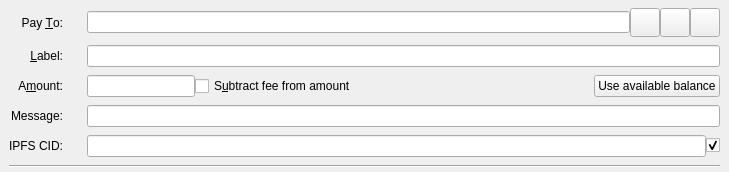
<?xml version="1.0" encoding="UTF-8"?>
<ui version="4.0">
 <class>SendCoinsEntry</class>
 <widget class="QStackedWidget" name="SendCoinsEntry">
  <property name="geometry">
   <rect>
    <x>0</x>
    <y>0</y>
    <width>729</width>
    <height>172</height>
   </rect>
  </property>
  <property name="focusPolicy">
   <enum>Qt::TabFocus</enum>
  </property>
  <property name="autoFillBackground">
   <bool>false</bool>
  </property>
  <widget class="QFrame" name="SendCoins">
   <property name="toolTip">
    <string>This is a normal payment.</string>
   </property>
   <property name="frameShape">
    <enum>QFrame::NoFrame</enum>
   </property>
   <layout class="QGridLayout" name="gridLayout">
    <property name="topMargin">
     <number>8</number>
    </property>
    <property name="bottomMargin">
     <number>4</number>
    </property>
    <property name="horizontalSpacing">
     <number>12</number>
    </property>
    <property name="verticalSpacing">
     <number>8</number>
    </property>
    <item row="0" column="0">
     <widget class="QLabel" name="payToLabel">
      <property name="text">
       <string>Pay &amp;To:</string>
      </property>
      <property name="alignment">
       <set>Qt::AlignRight|Qt::AlignTrailing|Qt::AlignVCenter</set>
      </property>
      <property name="buddy">
       <cstring>payTo</cstring>
      </property>
     </widget>
    </item>
    <item row="6" column="0">
     <widget class="QLabel" name="messageLabel">
      <property name="text">
       <string>Message:</string>
      </property>
      <property name="alignment">
       <set>Qt::AlignRight|Qt::AlignTrailing|Qt::AlignVCenter</set>
      </property>
     </widget>
    </item>
    <item row="6" column="2">
     <widget class="QLineEdit" name="messageTextLabel"/>
    </item>
    <item row="0" column="2">
     <layout class="QHBoxLayout" name="payToLayout">
      <property name="spacing">
       <number>0</number>
      </property>
      <item>
       <widget class="QValidatedLineEdit" name="payTo">
        <property name="toolTip">
         <string>The Worldcoin address to send the payment to</string>
        </property>
       </widget>
      </item>
      <item>
       <widget class="QToolButton" name="addressBookButton">
        <property name="toolTip">
         <string>Choose previously used address</string>
        </property>
        <property name="text">
         <string/>
        </property>
        <property name="icon">
         <iconset resource="../worldcoin.qrc">
          <normaloff>:/icons/address-book</normaloff>:/icons/address-book</iconset>
        </property>
        <property name="iconSize">
         <size>
          <width>22</width>
          <height>22</height>
         </size>
        </property>
        <property name="shortcut">
         <string>Alt+A</string>
        </property>
       </widget>
      </item>
      <item>
       <widget class="QToolButton" name="pasteButton">
        <property name="toolTip">
         <string>Paste address from clipboard</string>
        </property>
        <property name="text">
         <string/>
        </property>
        <property name="icon">
         <iconset resource="../worldcoin.qrc">
          <normaloff>:/icons/editpaste</normaloff>:/icons/editpaste</iconset>
        </property>
        <property name="iconSize">
         <size>
          <width>22</width>
          <height>22</height>
         </size>
        </property>
        <property name="shortcut">
         <string>Alt+P</string>
        </property>
       </widget>
      </item>
      <item>
       <widget class="QToolButton" name="deleteButton">
        <property name="toolTip">
         <string>Remove this entry</string>
        </property>
        <property name="text">
         <string/>
        </property>
        <property name="icon">
         <iconset resource="../worldcoin.qrc">
          <normaloff>:/icons/remove</normaloff>:/icons/remove</iconset>
        </property>
        <property name="iconSize">
         <size>
          <width>22</width>
          <height>22</height>
         </size>
        </property>
       </widget>
      </item>
     </layout>
    </item>
    <item row="3" column="0">
     <widget class="QLabel" name="amountLabel">
      <property name="text">
       <string>A&amp;mount:</string>
      </property>
      <property name="alignment">
       <set>Qt::AlignRight|Qt::AlignTrailing|Qt::AlignVCenter</set>
      </property>
      <property name="buddy">
       <cstring>payAmount</cstring>
      </property>
     </widget>
    </item>
    <item row="3" column="2">
     <layout class="QHBoxLayout" name="horizontalLayoutAmount" stretch="0,1,0">
      <item>
       <widget class="WorldcoinAmountField" name="payAmount"/>
      </item>
      <item>
       <widget class="QCheckBox" name="checkboxSubtractFeeFromAmount">
        <property name="toolTip">
         <string>The fee will be deducted from the amount being sent. The recipient will receive less worldcoins than you enter in the amount field. If multiple recipients are selected, the fee is split equally.</string>
        </property>
        <property name="text">
         <string>S&amp;ubtract fee from amount</string>
        </property>
       </widget>
      </item>
      <item>
       <widget class="QPushButton" name="useAvailableBalanceButton">
        <property name="text">
         <string>Use available balance</string>
        </property>
       </widget>
      </item>
     </layout>
    </item>
    <item row="7" column="0">
     <widget class="QLabel" name="cidLabel">
      <property name="text">
       <string>IPFS CID:</string>
      </property>
      <property name="alignment">
       <set>Qt::AlignRight|Qt::AlignTrailing|Qt::AlignVCenter</set>
      </property>
     </widget>
    </item>
    <item row="9" column="0" colspan="3">
     <widget class="Line" name="line">
      <property name="orientation">
       <enum>Qt::Horizontal</enum>
      </property>
     </widget>
    </item>
    <item row="1" column="0">
     <widget class="QLabel" name="labellLabel">
      <property name="text">
       <string>&amp;Label:</string>
      </property>
      <property name="alignment">
       <set>Qt::AlignRight|Qt::AlignTrailing|Qt::AlignVCenter</set>
      </property>
      <property name="buddy">
       <cstring>addAsLabel</cstring>
      </property>
     </widget>
    </item>
    <item row="1" column="2">
     <widget class="QLineEdit" name="addAsLabel">
      <property name="toolTip">
       <string>Enter a label for this address to add it to the list of used addresses</string>
      </property>
     </widget>
    </item>
    <item row="7" column="2">
     <layout class="QHBoxLayout" name="horizontalLayoutMessageCID">
      <item>
       <widget class="QLineEdit" name="cidTextLabel">
        <property name="enabled">
         <bool>true</bool>
        </property>
       </widget>
      </item>
      <item>
       <widget class="QCheckBox" name="checkBoxCID">
        <property name="text">
         <string/>
        </property>
        <property name="checked">
         <bool>true</bool>
        </property>
       </widget>
      </item>
     </layout>
    </item>
   </layout>
  </widget>
  <widget class="QFrame" name="SendCoins_UnauthenticatedPaymentRequest">
   <property name="palette">
    <palette>
     <active>
      <colorrole role="WindowText">
       <brush brushstyle="SolidPattern">
        <color alpha="255">
         <red>0</red>
         <green>0</green>
         <blue>0</blue>
        </color>
       </brush>
      </colorrole>
      <colorrole role="Button">
       <brush brushstyle="SolidPattern">
        <color alpha="255">
         <red>255</red>
         <green>255</green>
         <blue>127</blue>
        </color>
       </brush>
      </colorrole>
      <colorrole role="Light">
       <brush brushstyle="SolidPattern">
        <color alpha="255">
         <red>255</red>
         <green>255</green>
         <blue>255</blue>
        </color>
       </brush>
      </colorrole>
      <colorrole role="Midlight">
       <brush brushstyle="SolidPattern">
        <color alpha="255">
         <red>255</red>
         <green>255</green>
         <blue>191</blue>
        </color>
       </brush>
      </colorrole>
      <colorrole role="Dark">
       <brush brushstyle="SolidPattern">
        <color alpha="255">
         <red>127</red>
         <green>127</green>
         <blue>63</blue>
        </color>
       </brush>
      </colorrole>
      <colorrole role="Mid">
       <brush brushstyle="SolidPattern">
        <color alpha="255">
         <red>170</red>
         <green>170</green>
         <blue>84</blue>
        </color>
       </brush>
      </colorrole>
      <colorrole role="Text">
       <brush brushstyle="SolidPattern">
        <color alpha="255">
         <red>0</red>
         <green>0</green>
         <blue>0</blue>
        </color>
       </brush>
      </colorrole>
      <colorrole role="BrightText">
       <brush brushstyle="SolidPattern">
        <color alpha="255">
         <red>255</red>
         <green>255</green>
         <blue>255</blue>
        </color>
       </brush>
      </colorrole>
      <colorrole role="ButtonText">
       <brush brushstyle="SolidPattern">
        <color alpha="255">
         <red>0</red>
         <green>0</green>
         <blue>0</blue>
        </color>
       </brush>
      </colorrole>
      <colorrole role="Base">
       <brush brushstyle="SolidPattern">
        <color alpha="255">
         <red>255</red>
         <green>255</green>
         <blue>255</blue>
        </color>
       </brush>
      </colorrole>
      <colorrole role="Window">
       <brush brushstyle="SolidPattern">
        <color alpha="255">
         <red>255</red>
         <green>255</green>
         <blue>127</blue>
        </color>
       </brush>
      </colorrole>
      <colorrole role="Shadow">
       <brush brushstyle="SolidPattern">
        <color alpha="255">
         <red>0</red>
         <green>0</green>
         <blue>0</blue>
        </color>
       </brush>
      </colorrole>
      <colorrole role="AlternateBase">
       <brush brushstyle="SolidPattern">
        <color alpha="255">
         <red>255</red>
         <green>255</green>
         <blue>191</blue>
        </color>
       </brush>
      </colorrole>
      <colorrole role="ToolTipBase">
       <brush brushstyle="SolidPattern">
        <color alpha="255">
         <red>255</red>
         <green>255</green>
         <blue>220</blue>
        </color>
       </brush>
      </colorrole>
      <colorrole role="ToolTipText">
       <brush brushstyle="SolidPattern">
        <color alpha="255">
         <red>0</red>
         <green>0</green>
         <blue>0</blue>
        </color>
       </brush>
      </colorrole>
     </active>
     <inactive>
      <colorrole role="WindowText">
       <brush brushstyle="SolidPattern">
        <color alpha="255">
         <red>0</red>
         <green>0</green>
         <blue>0</blue>
        </color>
       </brush>
      </colorrole>
      <colorrole role="Button">
       <brush brushstyle="SolidPattern">
        <color alpha="255">
         <red>255</red>
         <green>255</green>
         <blue>127</blue>
        </color>
       </brush>
      </colorrole>
      <colorrole role="Light">
       <brush brushstyle="SolidPattern">
        <color alpha="255">
         <red>255</red>
         <green>255</green>
         <blue>255</blue>
        </color>
       </brush>
      </colorrole>
      <colorrole role="Midlight">
       <brush brushstyle="SolidPattern">
        <color alpha="255">
         <red>255</red>
         <green>255</green>
         <blue>191</blue>
        </color>
       </brush>
      </colorrole>
      <colorrole role="Dark">
       <brush brushstyle="SolidPattern">
        <color alpha="255">
         <red>127</red>
         <green>127</green>
         <blue>63</blue>
        </color>
       </brush>
      </colorrole>
      <colorrole role="Mid">
       <brush brushstyle="SolidPattern">
        <color alpha="255">
         <red>170</red>
         <green>170</green>
         <blue>84</blue>
        </color>
       </brush>
      </colorrole>
      <colorrole role="Text">
       <brush brushstyle="SolidPattern">
        <color alpha="255">
         <red>0</red>
         <green>0</green>
         <blue>0</blue>
        </color>
       </brush>
      </colorrole>
      <colorrole role="BrightText">
       <brush brushstyle="SolidPattern">
        <color alpha="255">
         <red>255</red>
         <green>255</green>
         <blue>255</blue>
        </color>
       </brush>
      </colorrole>
      <colorrole role="ButtonText">
       <brush brushstyle="SolidPattern">
        <color alpha="255">
         <red>0</red>
         <green>0</green>
         <blue>0</blue>
        </color>
       </brush>
      </colorrole>
      <colorrole role="Base">
       <brush brushstyle="SolidPattern">
        <color alpha="255">
         <red>255</red>
         <green>255</green>
         <blue>255</blue>
        </color>
       </brush>
      </colorrole>
      <colorrole role="Window">
       <brush brushstyle="SolidPattern">
        <color alpha="255">
         <red>255</red>
         <green>255</green>
         <blue>127</blue>
        </color>
       </brush>
      </colorrole>
      <colorrole role="Shadow">
       <brush brushstyle="SolidPattern">
        <color alpha="255">
         <red>0</red>
         <green>0</green>
         <blue>0</blue>
        </color>
       </brush>
      </colorrole>
      <colorrole role="AlternateBase">
       <brush brushstyle="SolidPattern">
        <color alpha="255">
         <red>255</red>
         <green>255</green>
         <blue>191</blue>
        </color>
       </brush>
      </colorrole>
      <colorrole role="ToolTipBase">
       <brush brushstyle="SolidPattern">
        <color alpha="255">
         <red>255</red>
         <green>255</green>
         <blue>220</blue>
        </color>
       </brush>
      </colorrole>
      <colorrole role="ToolTipText">
       <brush brushstyle="SolidPattern">
        <color alpha="255">
         <red>0</red>
         <green>0</green>
         <blue>0</blue>
        </color>
       </brush>
      </colorrole>
     </inactive>
     <disabled>
      <colorrole role="WindowText">
       <brush brushstyle="SolidPattern">
        <color alpha="255">
         <red>127</red>
         <green>127</green>
         <blue>63</blue>
        </color>
       </brush>
      </colorrole>
      <colorrole role="Button">
       <brush brushstyle="SolidPattern">
        <color alpha="255">
         <red>255</red>
         <green>255</green>
         <blue>127</blue>
        </color>
       </brush>
      </colorrole>
      <colorrole role="Light">
       <brush brushstyle="SolidPattern">
        <color alpha="255">
         <red>255</red>
         <green>255</green>
         <blue>255</blue>
        </color>
       </brush>
      </colorrole>
      <colorrole role="Midlight">
       <brush brushstyle="SolidPattern">
        <color alpha="255">
         <red>255</red>
         <green>255</green>
         <blue>191</blue>
        </color>
       </brush>
      </colorrole>
      <colorrole role="Dark">
       <brush brushstyle="SolidPattern">
        <color alpha="255">
         <red>127</red>
         <green>127</green>
         <blue>63</blue>
        </color>
       </brush>
      </colorrole>
      <colorrole role="Mid">
       <brush brushstyle="SolidPattern">
        <color alpha="255">
         <red>170</red>
         <green>170</green>
         <blue>84</blue>
        </color>
       </brush>
      </colorrole>
      <colorrole role="Text">
       <brush brushstyle="SolidPattern">
        <color alpha="255">
         <red>127</red>
         <green>127</green>
         <blue>63</blue>
        </color>
       </brush>
      </colorrole>
      <colorrole role="BrightText">
       <brush brushstyle="SolidPattern">
        <color alpha="255">
         <red>255</red>
         <green>255</green>
         <blue>255</blue>
        </color>
       </brush>
      </colorrole>
      <colorrole role="ButtonText">
       <brush brushstyle="SolidPattern">
        <color alpha="255">
         <red>127</red>
         <green>127</green>
         <blue>63</blue>
        </color>
       </brush>
      </colorrole>
      <colorrole role="Base">
       <brush brushstyle="SolidPattern">
        <color alpha="255">
         <red>255</red>
         <green>255</green>
         <blue>127</blue>
        </color>
       </brush>
      </colorrole>
      <colorrole role="Window">
       <brush brushstyle="SolidPattern">
        <color alpha="255">
         <red>255</red>
         <green>255</green>
         <blue>127</blue>
        </color>
       </brush>
      </colorrole>
      <colorrole role="Shadow">
       <brush brushstyle="SolidPattern">
        <color alpha="255">
         <red>0</red>
         <green>0</green>
         <blue>0</blue>
        </color>
       </brush>
      </colorrole>
      <colorrole role="AlternateBase">
       <brush brushstyle="SolidPattern">
        <color alpha="255">
         <red>255</red>
         <green>255</green>
         <blue>127</blue>
        </color>
       </brush>
      </colorrole>
      <colorrole role="ToolTipBase">
       <brush brushstyle="SolidPattern">
        <color alpha="255">
         <red>255</red>
         <green>255</green>
         <blue>220</blue>
        </color>
       </brush>
      </colorrole>
      <colorrole role="ToolTipText">
       <brush brushstyle="SolidPattern">
        <color alpha="255">
         <red>0</red>
         <green>0</green>
         <blue>0</blue>
        </color>
       </brush>
      </colorrole>
     </disabled>
    </palette>
   </property>
   <property name="toolTip">
    <string>This is an unauthenticated payment request.</string>
   </property>
   <property name="autoFillBackground">
    <bool>true</bool>
   </property>
   <property name="frameShape">
    <enum>QFrame::NoFrame</enum>
   </property>
   <layout class="QGridLayout" name="gridLayout_is">
    <property name="spacing">
     <number>12</number>
    </property>
    <item row="0" column="0">
     <widget class="QLabel" name="payToLabel_is">
      <property name="text">
       <string>Pay To:</string>
      </property>
      <property name="alignment">
       <set>Qt::AlignRight|Qt::AlignTrailing|Qt::AlignVCenter</set>
      </property>
     </widget>
    </item>
    <item row="0" column="1">
     <layout class="QHBoxLayout" name="payToLayout_is">
      <property name="spacing">
       <number>0</number>
      </property>
      <item>
       <widget class="QLabel" name="payTo_is"/>
      </item>
      <item>
       <widget class="QToolButton" name="deleteButton_is">
        <property name="toolTip">
         <string>Remove this entry</string>
        </property>
        <property name="text">
         <string/>
        </property>
        <property name="icon">
         <iconset resource="../worldcoin.qrc">
          <normaloff>:/icons/remove</normaloff>:/icons/remove</iconset>
        </property>
       </widget>
      </item>
     </layout>
    </item>
    <item row="1" column="0">
     <widget class="QLabel" name="memoLabel_is">
      <property name="text">
       <string>Memo:</string>
      </property>
      <property name="alignment">
       <set>Qt::AlignRight|Qt::AlignTrailing|Qt::AlignVCenter</set>
      </property>
     </widget>
    </item>
    <item row="1" column="1">
     <widget class="QLabel" name="memoTextLabel_is">
      <property name="textFormat">
       <enum>Qt::PlainText</enum>
      </property>
     </widget>
    </item>
    <item row="2" column="0">
     <widget class="QLabel" name="amountLabel_is">
      <property name="text">
       <string>A&amp;mount:</string>
      </property>
      <property name="alignment">
       <set>Qt::AlignRight|Qt::AlignTrailing|Qt::AlignVCenter</set>
      </property>
      <property name="buddy">
       <cstring>payAmount_is</cstring>
      </property>
     </widget>
    </item>
    <item row="2" column="1">
     <widget class="WorldcoinAmountField" name="payAmount_is">
      <property name="acceptDrops">
       <bool>false</bool>
      </property>
     </widget>
    </item>
   </layout>
  </widget>
  <widget class="QFrame" name="SendCoins_AuthenticatedPaymentRequest">
   <property name="palette">
    <palette>
     <active>
      <colorrole role="WindowText">
       <brush brushstyle="SolidPattern">
        <color alpha="255">
         <red>0</red>
         <green>0</green>
         <blue>0</blue>
        </color>
       </brush>
      </colorrole>
      <colorrole role="Button">
       <brush brushstyle="SolidPattern">
        <color alpha="255">
         <red>140</red>
         <green>232</green>
         <blue>119</blue>
        </color>
       </brush>
      </colorrole>
      <colorrole role="Light">
       <brush brushstyle="SolidPattern">
        <color alpha="255">
         <red>230</red>
         <green>255</green>
         <blue>224</blue>
        </color>
       </brush>
      </colorrole>
      <colorrole role="Midlight">
       <brush brushstyle="SolidPattern">
        <color alpha="255">
         <red>185</red>
         <green>243</green>
         <blue>171</blue>
        </color>
       </brush>
      </colorrole>
      <colorrole role="Dark">
       <brush brushstyle="SolidPattern">
        <color alpha="255">
         <red>70</red>
         <green>116</green>
         <blue>59</blue>
        </color>
       </brush>
      </colorrole>
      <colorrole role="Mid">
       <brush brushstyle="SolidPattern">
        <color alpha="255">
         <red>93</red>
         <green>155</green>
         <blue>79</blue>
        </color>
       </brush>
      </colorrole>
      <colorrole role="Text">
       <brush brushstyle="SolidPattern">
        <color alpha="255">
         <red>0</red>
         <green>0</green>
         <blue>0</blue>
        </color>
       </brush>
      </colorrole>
      <colorrole role="BrightText">
       <brush brushstyle="SolidPattern">
        <color alpha="255">
         <red>155</red>
         <green>255</green>
         <blue>147</blue>
        </color>
       </brush>
      </colorrole>
      <colorrole role="ButtonText">
       <brush brushstyle="SolidPattern">
        <color alpha="255">
         <red>0</red>
         <green>0</green>
         <blue>0</blue>
        </color>
       </brush>
      </colorrole>
      <colorrole role="Base">
       <brush brushstyle="SolidPattern">
        <color alpha="255">
         <red>119</red>
         <green>255</green>
         <blue>233</blue>
        </color>
       </brush>
      </colorrole>
      <colorrole role="Window">
       <brush brushstyle="SolidPattern">
        <color alpha="255">
         <red>140</red>
         <green>232</green>
         <blue>119</blue>
        </color>
       </brush>
      </colorrole>
      <colorrole role="Shadow">
       <brush brushstyle="SolidPattern">
        <color alpha="255">
         <red>0</red>
         <green>0</green>
         <blue>0</blue>
        </color>
       </brush>
      </colorrole>
      <colorrole role="AlternateBase">
       <brush brushstyle="SolidPattern">
        <color alpha="255">
         <red>197</red>
         <green>243</green>
         <blue>187</blue>
        </color>
       </brush>
      </colorrole>
      <colorrole role="NoRole">
       <brush brushstyle="SolidPattern">
        <color alpha="255">
         <red>125</red>
         <green>194</green>
         <blue>122</blue>
        </color>
       </brush>
      </colorrole>
      <colorrole role="ToolTipBase">
       <brush brushstyle="SolidPattern">
        <color alpha="255">
         <red>255</red>
         <green>255</green>
         <blue>220</blue>
        </color>
       </brush>
      </colorrole>
      <colorrole role="ToolTipText">
       <brush brushstyle="SolidPattern">
        <color alpha="255">
         <red>0</red>
         <green>0</green>
         <blue>0</blue>
        </color>
       </brush>
      </colorrole>
     </active>
     <inactive>
      <colorrole role="WindowText">
       <brush brushstyle="SolidPattern">
        <color alpha="255">
         <red>0</red>
         <green>0</green>
         <blue>0</blue>
        </color>
       </brush>
      </colorrole>
      <colorrole role="Button">
       <brush brushstyle="SolidPattern">
        <color alpha="255">
         <red>140</red>
         <green>232</green>
         <blue>119</blue>
        </color>
       </brush>
      </colorrole>
      <colorrole role="Light">
       <brush brushstyle="SolidPattern">
        <color alpha="255">
         <red>230</red>
         <green>255</green>
         <blue>224</blue>
        </color>
       </brush>
      </colorrole>
      <colorrole role="Midlight">
       <brush brushstyle="SolidPattern">
        <color alpha="255">
         <red>185</red>
         <green>243</green>
         <blue>171</blue>
        </color>
       </brush>
      </colorrole>
      <colorrole role="Dark">
       <brush brushstyle="SolidPattern">
        <color alpha="255">
         <red>70</red>
         <green>116</green>
         <blue>59</blue>
        </color>
       </brush>
      </colorrole>
      <colorrole role="Mid">
       <brush brushstyle="SolidPattern">
        <color alpha="255">
         <red>93</red>
         <green>155</green>
         <blue>79</blue>
        </color>
       </brush>
      </colorrole>
      <colorrole role="Text">
       <brush brushstyle="SolidPattern">
        <color alpha="255">
         <red>0</red>
         <green>0</green>
         <blue>0</blue>
        </color>
       </brush>
      </colorrole>
      <colorrole role="BrightText">
       <brush brushstyle="SolidPattern">
        <color alpha="255">
         <red>155</red>
         <green>255</green>
         <blue>147</blue>
        </color>
       </brush>
      </colorrole>
      <colorrole role="ButtonText">
       <brush brushstyle="SolidPattern">
        <color alpha="255">
         <red>0</red>
         <green>0</green>
         <blue>0</blue>
        </color>
       </brush>
      </colorrole>
      <colorrole role="Base">
       <brush brushstyle="SolidPattern">
        <color alpha="255">
         <red>119</red>
         <green>255</green>
         <blue>233</blue>
        </color>
       </brush>
      </colorrole>
      <colorrole role="Window">
       <brush brushstyle="SolidPattern">
        <color alpha="255">
         <red>140</red>
         <green>232</green>
         <blue>119</blue>
        </color>
       </brush>
      </colorrole>
      <colorrole role="Shadow">
       <brush brushstyle="SolidPattern">
        <color alpha="255">
         <red>0</red>
         <green>0</green>
         <blue>0</blue>
        </color>
       </brush>
      </colorrole>
      <colorrole role="AlternateBase">
       <brush brushstyle="SolidPattern">
        <color alpha="255">
         <red>197</red>
         <green>243</green>
         <blue>187</blue>
        </color>
       </brush>
      </colorrole>
      <colorrole role="NoRole">
       <brush brushstyle="SolidPattern">
        <color alpha="255">
         <red>125</red>
         <green>194</green>
         <blue>122</blue>
        </color>
       </brush>
      </colorrole>
      <colorrole role="ToolTipBase">
       <brush brushstyle="SolidPattern">
        <color alpha="255">
         <red>255</red>
         <green>255</green>
         <blue>220</blue>
        </color>
       </brush>
      </colorrole>
      <colorrole role="ToolTipText">
       <brush brushstyle="SolidPattern">
        <color alpha="255">
         <red>0</red>
         <green>0</green>
         <blue>0</blue>
        </color>
       </brush>
      </colorrole>
     </inactive>
     <disabled>
      <colorrole role="WindowText">
       <brush brushstyle="SolidPattern">
        <color alpha="255">
         <red>70</red>
         <green>116</green>
         <blue>59</blue>
        </color>
       </brush>
      </colorrole>
      <colorrole role="Button">
       <brush brushstyle="SolidPattern">
        <color alpha="255">
         <red>140</red>
         <green>232</green>
         <blue>119</blue>
        </color>
       </brush>
      </colorrole>
      <colorrole role="Light">
       <brush brushstyle="SolidPattern">
        <color alpha="255">
         <red>230</red>
         <green>255</green>
         <blue>224</blue>
        </color>
       </brush>
      </colorrole>
      <colorrole role="Midlight">
       <brush brushstyle="SolidPattern">
        <color alpha="255">
         <red>185</red>
         <green>243</green>
         <blue>171</blue>
        </color>
       </brush>
      </colorrole>
      <colorrole role="Dark">
       <brush brushstyle="SolidPattern">
        <color alpha="255">
         <red>70</red>
         <green>116</green>
         <blue>59</blue>
        </color>
       </brush>
      </colorrole>
      <colorrole role="Mid">
       <brush brushstyle="SolidPattern">
        <color alpha="255">
         <red>93</red>
         <green>155</green>
         <blue>79</blue>
        </color>
       </brush>
      </colorrole>
      <colorrole role="Text">
       <brush brushstyle="SolidPattern">
        <color alpha="255">
         <red>70</red>
         <green>116</green>
         <blue>59</blue>
        </color>
       </brush>
      </colorrole>
      <colorrole role="BrightText">
       <brush brushstyle="SolidPattern">
        <color alpha="255">
         <red>155</red>
         <green>255</green>
         <blue>147</blue>
        </color>
       </brush>
      </colorrole>
      <colorrole role="ButtonText">
       <brush brushstyle="SolidPattern">
        <color alpha="255">
         <red>70</red>
         <green>116</green>
         <blue>59</blue>
        </color>
       </brush>
      </colorrole>
      <colorrole role="Base">
       <brush brushstyle="SolidPattern">
        <color alpha="255">
         <red>140</red>
         <green>232</green>
         <blue>119</blue>
        </color>
       </brush>
      </colorrole>
      <colorrole role="Window">
       <brush brushstyle="SolidPattern">
        <color alpha="255">
         <red>140</red>
         <green>232</green>
         <blue>119</blue>
        </color>
       </brush>
      </colorrole>
      <colorrole role="Shadow">
       <brush brushstyle="SolidPattern">
        <color alpha="255">
         <red>0</red>
         <green>0</green>
         <blue>0</blue>
        </color>
       </brush>
      </colorrole>
      <colorrole role="AlternateBase">
       <brush brushstyle="SolidPattern">
        <color alpha="255">
         <red>140</red>
         <green>232</green>
         <blue>119</blue>
        </color>
       </brush>
      </colorrole>
      <colorrole role="NoRole">
       <brush brushstyle="SolidPattern">
        <color alpha="255">
         <red>125</red>
         <green>194</green>
         <blue>122</blue>
        </color>
       </brush>
      </colorrole>
      <colorrole role="ToolTipBase">
       <brush brushstyle="SolidPattern">
        <color alpha="255">
         <red>255</red>
         <green>255</green>
         <blue>220</blue>
        </color>
       </brush>
      </colorrole>
      <colorrole role="ToolTipText">
       <brush brushstyle="SolidPattern">
        <color alpha="255">
         <red>0</red>
         <green>0</green>
         <blue>0</blue>
        </color>
       </brush>
      </colorrole>
     </disabled>
    </palette>
   </property>
   <property name="toolTip">
    <string>This is an authenticated payment request.</string>
   </property>
   <property name="autoFillBackground">
    <bool>true</bool>
   </property>
   <property name="frameShape">
    <enum>QFrame::NoFrame</enum>
   </property>
   <layout class="QGridLayout" name="gridLayout_s">
    <property name="spacing">
     <number>12</number>
    </property>
    <item row="0" column="0">
     <widget class="QLabel" name="payToLabel_s">
      <property name="text">
       <string>Pay To:</string>
      </property>
      <property name="alignment">
       <set>Qt::AlignRight|Qt::AlignTrailing|Qt::AlignVCenter</set>
      </property>
     </widget>
    </item>
    <item row="0" column="1">
     <layout class="QHBoxLayout" name="payToLayout_s">
      <property name="spacing">
       <number>0</number>
      </property>
      <item>
       <widget class="QLabel" name="payTo_s">
        <property name="textFormat">
         <enum>Qt::PlainText</enum>
        </property>
       </widget>
      </item>
      <item>
       <widget class="QToolButton" name="deleteButton_s">
        <property name="toolTip">
         <string>Remove this entry</string>
        </property>
        <property name="text">
         <string/>
        </property>
        <property name="icon">
         <iconset resource="../worldcoin.qrc">
          <normaloff>:/icons/remove</normaloff>:/icons/remove</iconset>
        </property>
       </widget>
      </item>
     </layout>
    </item>
    <item row="1" column="0">
     <widget class="QLabel" name="memoLabel_s">
      <property name="text">
       <string>Memo:</string>
      </property>
      <property name="alignment">
       <set>Qt::AlignRight|Qt::AlignTrailing|Qt::AlignVCenter</set>
      </property>
     </widget>
    </item>
    <item row="1" column="1">
     <widget class="QLabel" name="memoTextLabel_s">
      <property name="textFormat">
       <enum>Qt::PlainText</enum>
      </property>
     </widget>
    </item>
    <item row="2" column="0">
     <widget class="QLabel" name="amountLabel_s">
      <property name="text">
       <string>A&amp;mount:</string>
      </property>
      <property name="alignment">
       <set>Qt::AlignRight|Qt::AlignTrailing|Qt::AlignVCenter</set>
      </property>
      <property name="buddy">
       <cstring>payAmount_s</cstring>
      </property>
     </widget>
    </item>
    <item row="2" column="1">
     <widget class="WorldcoinAmountField" name="payAmount_s">
      <property name="acceptDrops">
       <bool>false</bool>
      </property>
     </widget>
    </item>
   </layout>
  </widget>
 </widget>
 <customwidgets>
  <customwidget>
   <class>QValidatedLineEdit</class>
   <extends>QLineEdit</extends>
   <header>qt/qvalidatedlineedit.h</header>
  </customwidget>
  <customwidget>
   <class>WorldcoinAmountField</class>
   <extends>QLineEdit</extends>
   <header>qt/worldcoinamountfield.h</header>
   <container>1</container>
  </customwidget>
 </customwidgets>
 <tabstops>
  <tabstop>payTo</tabstop>
  <tabstop>addressBookButton</tabstop>
  <tabstop>pasteButton</tabstop>
  <tabstop>deleteButton</tabstop>
  <tabstop>payAmount</tabstop>
  <tabstop>payAmount_is</tabstop>
  <tabstop>deleteButton_is</tabstop>
  <tabstop>payAmount_s</tabstop>
  <tabstop>deleteButton_s</tabstop>
 </tabstops>
 <resources>
  <include location="../worldcoin.qrc"/>
 </resources>
 <connections/>
</ui>
